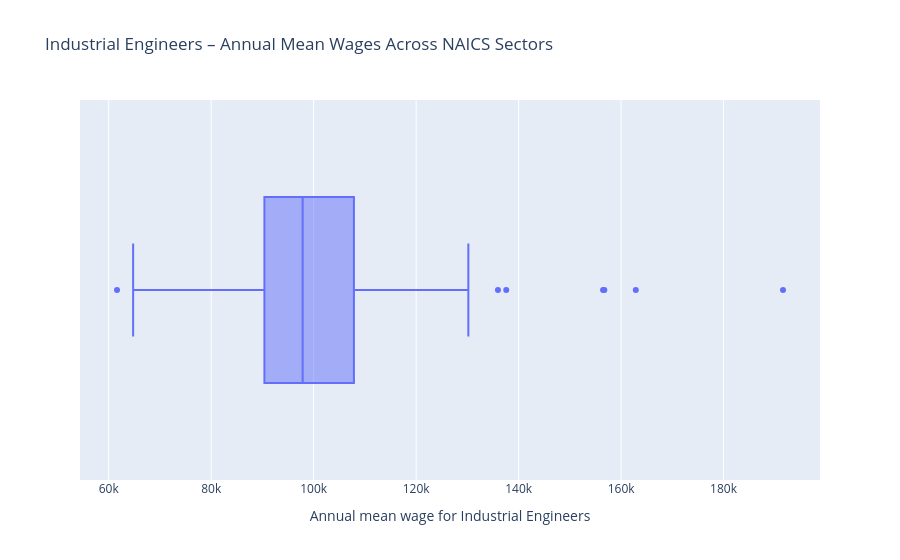

Notebook code cell kept with this figure:
### Markdown cell above
## Data Visualizations

### Code cell
import pandas as pd
import plotly.express as px
df = pd.read_excel("nat4d_M2023_dl_fixed.xlsx")
ie = df[df["OCC_TITLE"] == "Industrial Engineers"].copy()
ie["A_MEAN"] = pd.to_numeric(ie["A_MEAN"], errors="coerce")
ie = ie.dropna(subset=["A_MEAN"])
fig = px.box(
    ie,
    x="A_MEAN",                 
    points="outliers",           
    hover_data=["NAICS", "NAICS_TITLE"],
    labels={"A_MEAN": "Annual mean wage for Industrial Engineers"},
    title="Industrial Engineers – Annual Mean Wages Across NAICS Sectors"
)

fig.show()

### Figure 1 — Plotly figure (JSON) as saved in the notebook; plotly's stock layout.template omitted (floating-point values rounded to 4 significant figures; data arrays with more than 128 entries replaced by an {"elided": "..."} marker saying what was removed)
{"data": [{"alignmentgroup": "True", "boxpoints": "outliers", "customdata": {"elided": "148x2 str values"}, "hovertemplate": "Annual mean wage for Industrial Engineers=%{x}<br>NAICS=%{customdata[0]}<br>NAICS_TITLE=%{customdata[1]}<extra></extra>", "legendgroup": "", "marker": {"color": "#636efa"}, "name": "", "notched": false, "offsetgroup": "", "orientation": "h", "showlegend": false, "type": "box", "x": {"elided": "148 float values"}, "x0": " ", "xaxis": "x", "y0": " ", "yaxis": "y"}], "layout": {"boxmode": "group", "legend": {"tracegroupgap": 0}, "title": {"text": "Industrial Engineers – Annual Mean Wages Across NAICS Sectors"}, "xaxis": {"anchor": "y", "domain": [0, 1], "title": {"text": "Annual mean wage for Industrial Engineers"}}, "yaxis": {"anchor": "x", "domain": [0, 1]}}}
